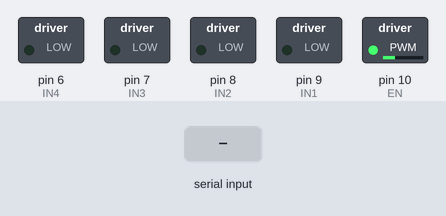
A sketch run on a simulated Arduino Uno, built with avr-gcc and run on an emulated ATmega328P. On the bench: switched loads named in the sketch (green lamp = pin HIGH). The inputs (shaded band) are chosen by the test bench. What the sketch prints to the serial monitor is not drawn.

Above: at 1.2 s.
1.3 s: "F" received over Serial
At 2.4 s:
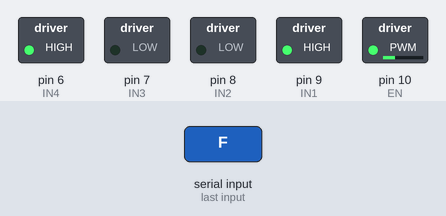
2.8 s: "B" received over Serial
At 3.5 s:
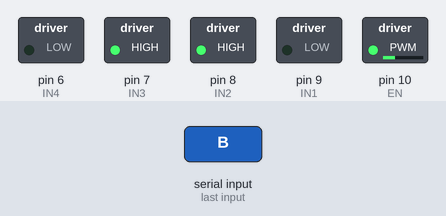
4.3 s: "L" received over Serial
At 4.7 s:
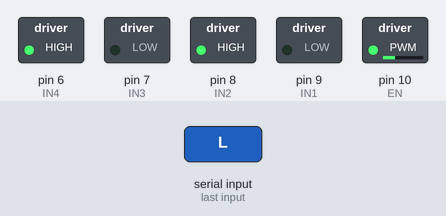
5.8 s: "R" received over Serial
At 7.0 s:
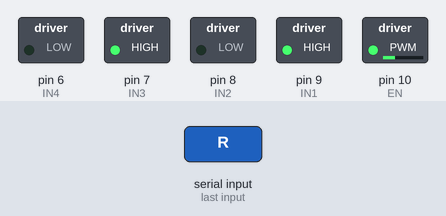
Timing chart, 0 to 8.3 s (numbered marks = the images above; inputs shaded):
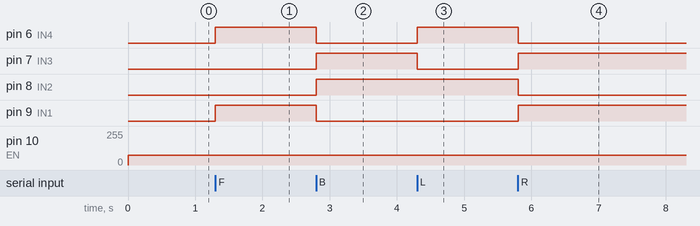

The sketch:

Bluetooth_Car.ino
```cpp
const int IN1 = 9;  //Change direction
const int IN2 = 8;  //Change direction
const int IN3 = 7;  //Motors on and off
const int IN4 = 6;

const int EN = 10;                                                                                                                                                                                                                                                                                                                     //const int lights = 13;
//const int horn = 8;

int pwm = 75;

char command = 'E';

void setup() {

 Serial.begin(9600);    // Initialize serial communication at 9600 bits per second:

 //Set pins as outputs

 pinMode(IN1, OUTPUT);
 pinMode(IN2, OUTPUT);
 pinMode(IN3, OUTPUT);
 pinMode(IN4, OUTPUT);

 pinMode(EN, OUTPUT);

 //pinMode(lights, OUTPUT);
 //pinMode(horn, OUTPUT);

 //void stop();

 //digitalWrite(lights, LOW);
// digitalWrite(horn, LOW);
}

void Stop()
  {
    digitalWrite(IN1, LOW);
    digitalWrite(IN2, LOW);
    digitalWrite(IN3, LOW);
    digitalWrite(IN4, LOW);


  }
void Front()
  {

    //This function  will turn Motors front.
    digitalWrite(IN1, HIGH);
    digitalWrite(IN2, LOW);
    digitalWrite(IN3, LOW);
    digitalWrite(IN4, HIGH);


  }

void Back()
  {

    //This function will turn Motors backward.
    digitalWrite(IN1, LOW);
    digitalWrite(IN2, HIGH);
    digitalWrite(IN3, HIGH);
    digitalWrite(IN4, LOW);


  }

void Left()
  {
    digitalWrite(IN1, LOW);
    digitalWrite(IN2, HIGH);
    digitalWrite(IN3, LOW);
    digitalWrite(IN4, HIGH);
  }

void Right()
  {

    digitalWrite(IN1, HIGH);
    digitalWrite(IN2, LOW);
    digitalWrite(IN3, HIGH);
    digitalWrite(IN4, LOW);
  }

/*void Lights()
  {
    if (digitalRead(lights)==LOW)
      digitalWrite(lights,HIGH);
    else
      digitalWrite(lights,LOW);
  }

void Horn()
  {
    int i;
    //for(i = 0; i < 4 ; i++)
      {
        digitalWrite(horn,HIGH);
        delay(200);
        digitalWrite(horn,LOW);
        delay(200);

        if(i=1)
          delay(400);
      }

  }
/*
void turbo()
 {
  if (speed == 200)
    speed = 255;
  else
    speed = 200;
 }
 */
void loop() {
  //delay(500);
  //recieve bluetooth signal
  if(Serial.available() > 0)      // Send data only when you receive data:
  {
      command = Serial.read();        //Read the incoming data & store into data
      Serial.print(command);
  }


    analogWrite(EN, pwm);

  //Serial.print("Switch");
  switch (command) {

    case 'F' : Front(); break;
    case 'B' : Back(); break;
    case 'L' : Left(); break;
    case 'R' : Right(); break;
   // case 'Q' : Lights(); break;
    //case 'H' : Horn(); break;
    case 'E' : Stop();break;
    //case 'T' : turbo();break;

    //case '.' : FullStop(); break;

    }

  command = ' ';
}
```

Measured:
- after the input at 1.3 s, pin 6 (IN4), pin 9 (IN1): LOW → HIGH at once
- after the input at 2.8 s, pin 6 (IN4), pin 9 (IN1): HIGH → LOW at once; pin 7 (IN3), pin 8 (IN2): LOW → HIGH at once
- after the input at 4.3 s, pin 6 (IN4): LOW → HIGH at once; pin 7 (IN3): HIGH → LOW at once
- after the input at 5.8 s, pin 6 (IN4), pin 8 (IN2): HIGH → LOW at once; pin 7 (IN3), pin 9 (IN1): LOW → HIGH at once
